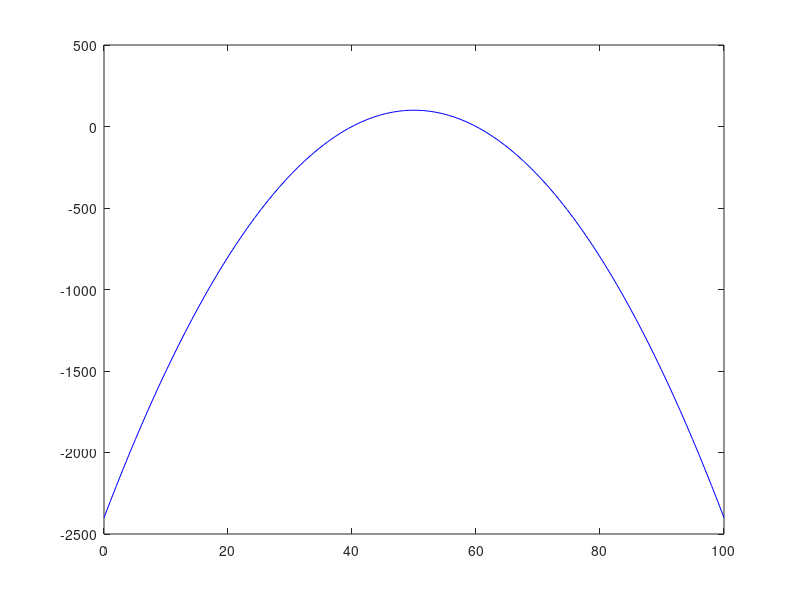

This figure's MATLAB source:
% CS130 Notes

%clear workspace, clear command console, close all plots, format text to default
clear; clc; close all; format;

angle = input("Enter an angle: ")

angle*2

vector = [1 2 3 4 5]
column = vector'

table = [vector; [2 3 4 5 6]]

table = [table [9; 9]]

% Elementwise math using a scaler
double_table = 2*table

% Elementwise math using a scaler function
sqrt_table = sqrt(table)

rows = [1:1:10]
rows_linspace = linspace(1, 10, 10)

columns = [1:1:10]'

rows.*columns

x = linspace(0,100);
y = -(x-50).^2 + 100;

plot(x,y, Color='b')

angle*2
